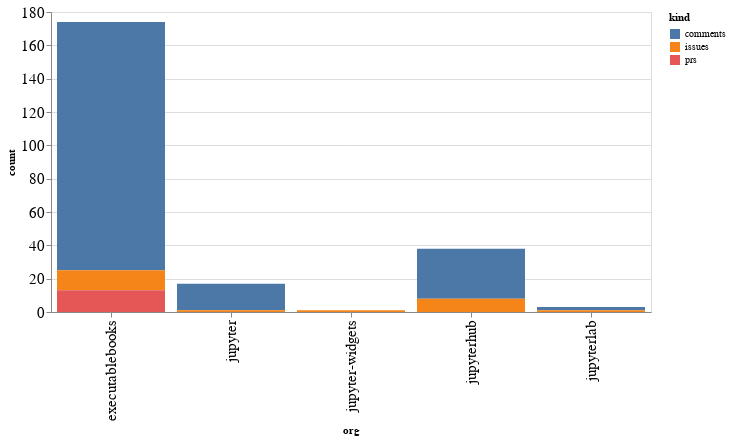

The notebook cell saved with this chart:
### Code cell
alt.Chart(org_summaries, width=600).mark_bar().encode(
    x='org',
    y='count',
    color='kind',
    tooltip="org"
)

### Figure 1 — Vega-Lite specification as saved in the notebook (floating-point values rounded to 4 significant figures)
{"config": {"axisLeft": {"labelFontSize": 15}, "axisBottom": {"labelFontSize": 15}}, "data": {"name": "data-237f2d64e1405a94d8ca54e98e373900"}, "mark": "bar", "encoding": {"color": {"type": "nominal", "field": "kind"}, "tooltip": {"type": "nominal", "field": "org"}, "x": {"type": "nominal", "field": "org"}, "y": {"type": "quantitative", "field": "count"}}, "width": 600, "$schema": "https://vega.github.io/schema/vega-lite/v4.8.1.json", "datasets": {"data-237f2d64e1405a94d8ca54e98e373900": [{"org": "executablebooks", "kind": "comments", "count": 149}, {"org": "executablebooks", "kind": "issues", "count": 12}, {"org": "executablebooks", "kind": "prs", "count": 13}, {"org": "jupyter", "kind": "comments", "count": 16}, {"org": "jupyter", "kind": "issues", "count": 1}, {"org": "jupyter-widgets", "kind": "issues", "count": 1}, {"org": "jupyterhub", "kind": "comments", "count": 30}, {"org": "jupyterhub", "kind": "issues", "count": 8}, {"org": "jupyterlab", "kind": "comments", "count": 2}, {"org": "jupyterlab", "kind": "issues", "count": 1}]}}
